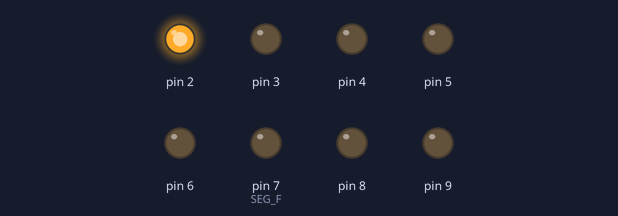
The sketch below on a simulated Arduino Uno, built with avr-gcc and run on an emulated ATmega328P. On the bench: output pins drawn as LEDs (lit = HIGH).

Above: at 0.07 s.
At 0.52 s:
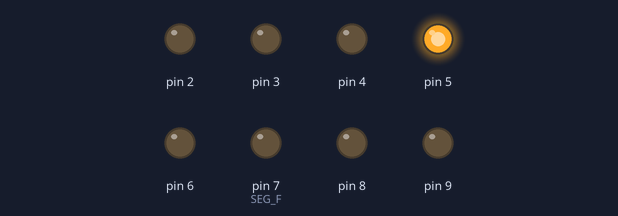
At 0.67 s:
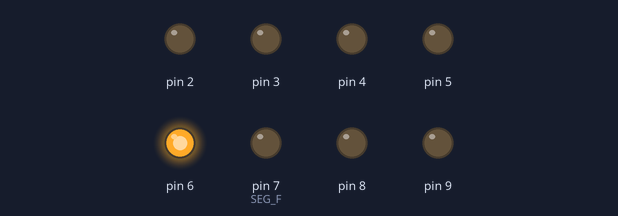
At 1.27 s:
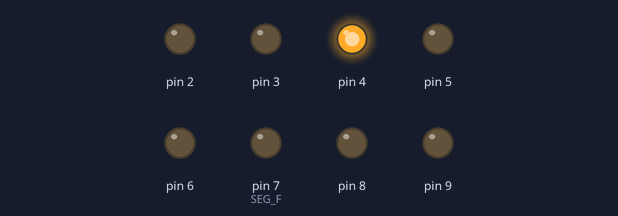
At 2.02 s:
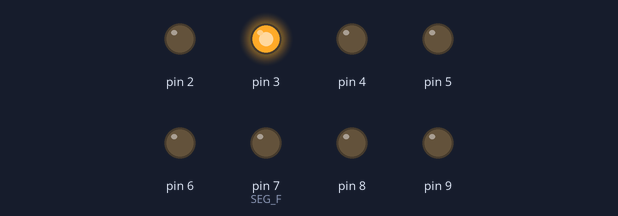
At 2.62 s:
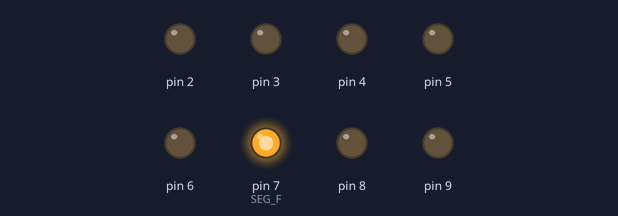
Timing chart, 0 to 3.0 s (numbered marks = the images above):
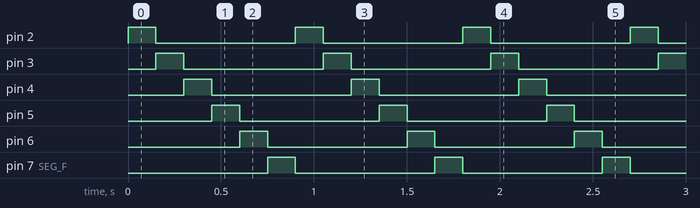

Measured:
- by itself, pin 2–6, pin 7 (SEG_F): alternates HIGH for 0.15 s and LOW for 0.75 s
- by itself, everything shown: repeats every 0.90 s, in 6 steps

The sketch:

sketch_feb03e.ino
```cpp
int SEG_A = 2;
int SEG_B = 3;
int SEG_C = 4;
int SEG_D = 5;
int SEG_E = 6;
int SEG_F = 7;
int SEG_G = 8;
int PONTO = 9;
int ATRASO = 150;
void setup() {
 for (int pino = SEG_A; pino <= PONTO; pino++) {
 pinMode(pino, OUTPUT);
 // Para displays de catodo comum:
 digitalWrite(pino, LOW);
 // Para displays de anodo comum:
 // digitalWrite(pino, HIGH);
 }
}
void loop() {
 for (int pino = SEG_A; pino < SEG_G; pino++) {
 // Para displays de catodo comum:
 digitalWrite(pino, HIGH);
 // Para displays de anodo comum:
 // digitalWrite(pino, LOW);
 if (pino > SEG_A) {
 // Para displays de catodo comum:
 digitalWrite(pino - 1, LOW);
 // Para displays de anodo comum:
 // digitalWrite(pino - 1, HIGH);
 }
 else {
 // Para displays de catodo comum:
 digitalWrite(SEG_F, LOW);
 // Para displays de anodo comum:
 // digitalWrite(SEG_F, HIGH);
 }
 delay(ATRASO);
 }
}
```
